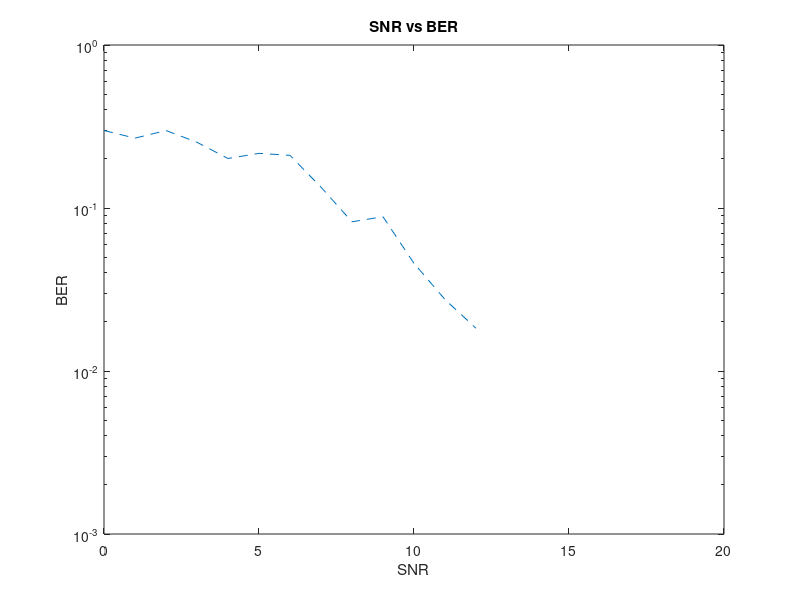

The MATLAB source for this figure:
clc
clear all
close all

%% Custom Functions
function result = de2bi(varargin)
    % Custom de2bi function
    if nargin == 2
        num = varargin{1};
        bits = varargin{2};
        result = zeros(length(num), bits);
        for i = 1:length(num)
            for j = 1:bits
                result(i, bits - j + 1) = mod(num(i), 2);
                num(i) = floor(num(i) / 2);
            end
        end
    else
        error('Custom de2bi function requires 2 inputs.');
    end
end

function result = bi2de(varargin)
    % Custom bi2de function
    if nargin == 2
        bits = varargin{1};
        result = zeros(size(bits, 1), 1);
        for i = 1:size(bits, 1)
            for j = 1:size(bits, 2)
                result(i) = result(i) + bits(i, j) * 2^(size(bits, 2) - j);
            end
        end
    else
        error('Custom bi2de function requires 2 inputs.');
    end
end

function result = pskmod(data, M)
    % Custom pskmod function
    phase = 2 * pi * data / M;
    result = cos(phase) + 1i * sin(phase);
end

function result = pskdemod(data, M)
    % Custom pskdemod function
    phase = angle(data);
    result = round(mod(phase * M / (2 * pi), M));
end

function result = awgn(data, snr, ~)
    % Custom awgn function
    signal_power = mean(abs(data).^2);
    noise_power = signal_power / (10^(snr / 10));
    noise = sqrt(noise_power / 2) * (randn(size(data)) + 1i * randn(size(data)));
    result = data + noise;
end

function [noe, ber] = biterr(data1, data2)
    % Custom biterr function
    noe = sum(data1 ~= data2);
    ber = noe / length(data1);
end

%% Main Program
%% bps
M = 8;
bps = log2(M);

%% input + reshape
txt1 = 'Information and communication engineering';
symbols = double(txt1);
symbolToBitMapping = de2bi(symbols, 8);

totNoBits = numel(symbolToBitMapping);
inputReshapedBits = reshape(symbolToBitMapping, 1, totNoBits);

%% padding
remainder = rem(totNoBits, bps);
if(remainder == 0)
    userPaddedData = inputReshapedBits;
else
    paddingBits = zeros(1, bps - remainder);
    userPaddedData = [inputReshapedBits paddingBits];
end

%% modulation
reshapedUserPaddedData = reshape(userPaddedData, numel(userPaddedData)/bps, bps);
bitToSymbolMapping = bi2de(reshapedUserPaddedData, 'left-msb');
modulatedSymbol = pskmod(bitToSymbolMapping, M);

%% channel
SNR = [];
BER = [];

for snr = 0:15
    SNR = [SNR snr];
    noisySymbols = awgn(modulatedSymbol, snr, 'measured');
    demodulatedSymbol = pskdemod(noisySymbols, M);

    % original data
    demodulatedSymbolToBitMapping = de2bi(demodulatedSymbol, bps);
    reshapedDemodulatedBits = reshape(demodulatedSymbolToBitMapping, 1, numel(demodulatedSymbolToBitMapping));

    % remove padding
    demodulatedBitsWithoutPadding = reshapedDemodulatedBits(1:totNoBits);

    [noe, ber] = biterr(inputReshapedBits, demodulatedBitsWithoutPadding);
    BER = [BER ber];

    % Original Text
    txtBits = reshape(demodulatedBitsWithoutPadding, numel(demodulatedBitsWithoutPadding)/8, 8);
    txtBitsDecimal = bi2de(txtBits, 'left-msb');
    msg = char(txtBitsDecimal);
end

figure(1)
semilogy(SNR, BER, '--');
xlabel('SNR');
ylabel('BER');
title('SNR vs BER');
